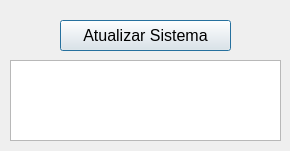
<?xml version="1.0" encoding="UTF-8"?>
<ui version="4.0">
 <class>Dialog</class>
 <widget class="QDialog" name="Dialog">
  <property name="geometry">
   <rect>
    <x>0</x>
    <y>0</y>
    <width>290</width>
    <height>151</height>
   </rect>
  </property>
  <property name="windowTitle">
   <string>Dialog</string>
  </property>
  <widget class="QPushButton" name="pushButton">
   <property name="geometry">
    <rect>
     <x>60</x>
     <y>20</y>
     <width>171</width>
     <height>31</height>
    </rect>
   </property>
   <property name="font">
    <font>
     <pointsize>12</pointsize>
    </font>
   </property>
   <property name="text">
    <string>Atualizar Sistema</string>
   </property>
  </widget>
  <widget class="QTextEdit" name="textEdit">
   <property name="geometry">
    <rect>
     <x>10</x>
     <y>60</y>
     <width>271</width>
     <height>81</height>
    </rect>
   </property>
   <property name="font">
    <font>
     <pointsize>10</pointsize>
    </font>
   </property>
  </widget>
 </widget>
 <resources/>
 <connections/>
</ui>
